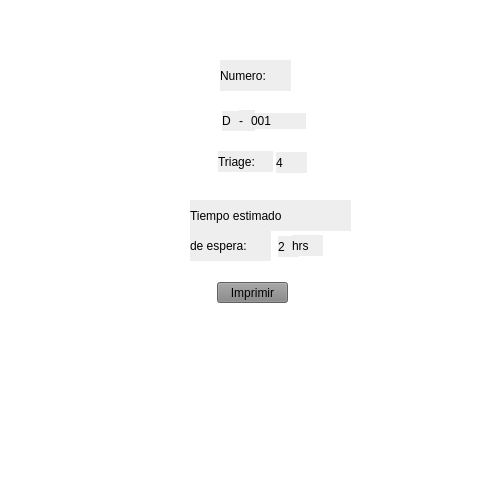
<?xml version="1.0" encoding="UTF-8"?>
<ui version="4.0">
 <class>Form</class>
 <widget class="QWidget" name="Form">
  <property name="geometry">
   <rect>
    <x>0</x>
    <y>0</y>
    <width>500</width>
    <height>500</height>
   </rect>
  </property>
  <property name="minimumSize">
   <size>
    <width>500</width>
    <height>500</height>
   </size>
  </property>
  <property name="maximumSize">
   <size>
    <width>500</width>
    <height>500</height>
   </size>
  </property>
  <property name="windowTitle">
   <string>Form</string>
  </property>
  <property name="styleSheet">
   <string notr="true">background-color: rgb(255, 255, 255);</string>
  </property>
  <widget class="QLabel" name="label">
   <property name="geometry">
    <rect>
     <x>120</x>
     <y>30</y>
     <width>261</width>
     <height>301</height>
    </rect>
   </property>
   <property name="text">
    <string/>
   </property>
   <property name="pixmap">
    <pixmap>../../Downloads/Papel1.jpeg</pixmap>
   </property>
   <property name="scaledContents">
    <bool>true</bool>
   </property>
  </widget>
  <widget class="QLabel" name="label_2">
   <property name="geometry">
    <rect>
     <x>220</x>
     <y>60</y>
     <width>71</width>
     <height>31</height>
    </rect>
   </property>
   <property name="styleSheet">
    <string notr="true">font: 75 10pt &quot;MS Shell Dlg 2&quot;;
background-color: rgb(238, 238, 238);</string>
   </property>
   <property name="text">
    <string>Numero:</string>
   </property>
  </widget>
  <widget class="QLabel" name="categoria">
   <property name="geometry">
    <rect>
     <x>222</x>
     <y>111</y>
     <width>21</width>
     <height>20</height>
    </rect>
   </property>
   <property name="styleSheet">
    <string notr="true">background-color: rgb(238, 238, 238);
font: 10pt &quot;MS Shell Dlg 2&quot;;</string>
   </property>
   <property name="text">
    <string>D</string>
   </property>
  </widget>
  <widget class="QLabel" name="label_3">
   <property name="geometry">
    <rect>
     <x>239</x>
     <y>110</y>
     <width>16</width>
     <height>21</height>
    </rect>
   </property>
   <property name="styleSheet">
    <string notr="true">font: 10pt &quot;MS Shell Dlg 2&quot;;
background-color: rgb(238, 238, 238);</string>
   </property>
   <property name="text">
    <string>-</string>
   </property>
  </widget>
  <widget class="QLabel" name="label_4">
   <property name="geometry">
    <rect>
     <x>251</x>
     <y>113</y>
     <width>55</width>
     <height>16</height>
    </rect>
   </property>
   <property name="styleSheet">
    <string notr="true">font: 10pt &quot;MS Shell Dlg 2&quot;;
background-color: rgb(238, 238, 238);</string>
   </property>
   <property name="text">
    <string>001</string>
   </property>
  </widget>
  <widget class="QLabel" name="label_5">
   <property name="geometry">
    <rect>
     <x>218</x>
     <y>151</y>
     <width>55</width>
     <height>21</height>
    </rect>
   </property>
   <property name="styleSheet">
    <string notr="true">font: 75 10pt &quot;MS Shell Dlg 2&quot;;
background-color: rgb(238, 238, 238);</string>
   </property>
   <property name="text">
    <string>Triage:</string>
   </property>
  </widget>
  <widget class="QLabel" name="label_6">
   <property name="geometry">
    <rect>
     <x>276</x>
     <y>152</y>
     <width>31</width>
     <height>21</height>
    </rect>
   </property>
   <property name="styleSheet">
    <string notr="true">background-color: rgb(238, 238, 238);
font: 10pt &quot;MS Shell Dlg 2&quot;;</string>
   </property>
   <property name="text">
    <string>4</string>
   </property>
  </widget>
  <widget class="QLabel" name="label_7">
   <property name="geometry">
    <rect>
     <x>190</x>
     <y>200</y>
     <width>161</width>
     <height>31</height>
    </rect>
   </property>
   <property name="styleSheet">
    <string notr="true">background-color: rgb(238, 238, 238);
font: 75 10pt &quot;MS Shell Dlg 2&quot;;</string>
   </property>
   <property name="text">
    <string>Tiempo estimado</string>
   </property>
  </widget>
  <widget class="QLabel" name="label_8">
   <property name="geometry">
    <rect>
     <x>190</x>
     <y>230</y>
     <width>81</width>
     <height>31</height>
    </rect>
   </property>
   <property name="styleSheet">
    <string notr="true">background-color: rgb(238, 238, 238);
font: 75 10pt &quot;MS Shell Dlg 2&quot;;</string>
   </property>
   <property name="text">
    <string>de espera:</string>
   </property>
  </widget>
  <widget class="QLabel" name="tiempo">
   <property name="geometry">
    <rect>
     <x>278</x>
     <y>236</y>
     <width>21</width>
     <height>21</height>
    </rect>
   </property>
   <property name="styleSheet">
    <string notr="true">background-color: rgb(238, 238, 238);
font: 75 10pt &quot;MS Shell Dlg 2&quot;;</string>
   </property>
   <property name="text">
    <string>2</string>
   </property>
  </widget>
  <widget class="QLabel" name="label_10">
   <property name="geometry">
    <rect>
     <x>292</x>
     <y>235</y>
     <width>31</width>
     <height>21</height>
    </rect>
   </property>
   <property name="styleSheet">
    <string notr="true">background-color: rgb(238, 238, 238);
font: 75 10pt &quot;MS Shell Dlg 2&quot;;</string>
   </property>
   <property name="text">
    <string>hrs</string>
   </property>
  </widget>
  <widget class="QPushButton" name="imprimir">
   <property name="geometry">
    <rect>
     <x>217</x>
     <y>282</y>
     <width>71</width>
     <height>21</height>
    </rect>
   </property>
   <property name="styleSheet">
    <string notr="true">background-color: rgb(238, 238, 238);
background-color: rgb(134, 134, 134);</string>
   </property>
   <property name="text">
    <string>Imprimir</string>
   </property>
  </widget>
 </widget>
 <resources/>
 <connections/>
</ui>
